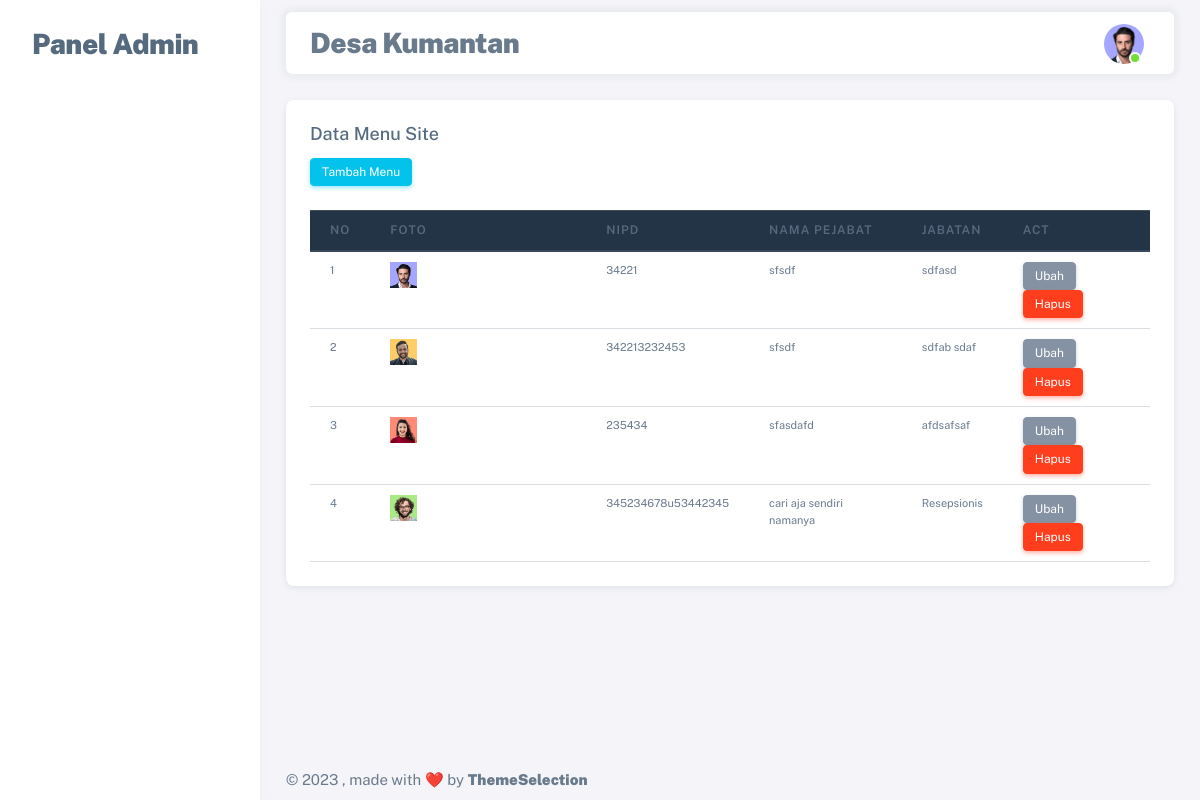
The page /index.php/admin/perangkatdesa on the database its author committed.
### tables this page shows
CREATE TABLE `perangkat_desa` (
  `id_perangkat` int NOT NULL,
  `nama_lengkap` varchar(75) NOT NULL,
  `jabatan` varchar(75) NOT NULL,
  `nipd` varchar(128) DEFAULT NULL,
  `foto` varchar(128) DEFAULT NULL
);

### application/controllers/admin/Perangkatdesa.php (called while the page is built, shortened)
<?php
class Perangkatdesa extends CI_Controller
{
    protected $path_view;
    protected $data = [];
    public function __construct()
    {
        $this->load->model('admin/Perangkatdesa_model', 'perangkat');
        $this->path_view = (object) [
            'view' => 'admins/perangkat/view',
            'create' => 'admins/perangkat/add',
            'edit' => 'admins/perangkat/edit'
        ];
    }
    public function index()
    {
        $this->data['news'] = $this->perangkat->read()->result();
        $this->data['pages'] = $this->path_view->view;
        $this->load->view('admins/index', $this->data);
    }
}

### index.php (called while the page is built, shortened)
<?php
require_once BASEPATH.'core/CodeIgniter.php';

### application/models/admin/Perangkatdesa_model.php (called while the page is built, shortened)
<?php
class Perangkatdesa_model extends CI_Model
{
    protected $table = 'perangkat_desa';
    public function read($id = false)
    {
        return $this->db->get($this->table);;
    }
}

### application/views/admins/perangkat/View.php (the view, shortened to what this page needs)
<div class="container-xxl flex-grow-1 container-p-y">
    <div class="card">
        <div class="card-header">
            <h5 class="card-title">Data Menu Site</h5>
            <a href="<?= base_url('panel-admin/perangkatdesa/create') ?>" class="btn btn-info btn-sm">Tambah Menu</a>
        </div>
        <div class="card-body">
            <div class="table-responsive">
                <table class="table" id="table-data">
                    <thead class="table-dark">
                        <tr>
                            <th>No</th>
                            <th>Foto</th>
                            <th>NIPD</th>
                            <th>Nama Pejabat</th>
                            <th>Jabatan</th>
                            <th>act</th>
                        </tr>
                    </thead>
                    <tbody class="table-border">
                        <?php foreach ($news as $no => $list) : ?>
                            <tr>
                                <td><?= $no + 1 ?></td>
                                <td>
                                    <?php if ($list->foto != null || $list->foto != '') : ?>
                                        <img src="<?= base_url('assets/uploads/perangkatdesa/' . $list->foto) ?>" alt="" class="img-thumbnail" style="width: 15% !important;">
                                    <?php else : ?>
                                        <img src="https://barurejo.desa.id/assets/images/pengguna/kuser.png" alt="" class="img-thumbnail" style="width: 15% !important;">
                                    <?php endif ?>
                                </td>
                                <td><?= $list->nipd ?></td>
                                <td><?= $list->nama_lengkap ?></td>
                                <td><?= $list->jabatan ?></td>
                                <td>
                                    <a href="<?= base_url('panel-admin/perangkatdesa/edit/' . $list->id_perangkat) ?>" type="button" class="btn btn-secondary btn-sm">Ubah</a>
                                    <button type="button" class="btn btn-danger btn-sm" data-toggle="modal" data-target="#delete-<?= $list->id_perangkat ?>">Hapus</button>
                                </td>
                            </tr>
                        <?php endforeach ?>
                    </tbody>
                </table>
            </div>
        </div>
    </div>
</div>

### application/views/admins/perangkat/View.php (style rules this page uses)
table>tbody>tr>td { font-size: 11px; }

### rows shown on the page
perangkat_desa: foto (picture), nipd "34221", nama_lengkap "sfsdf", jabatan "sdfasd"
perangkat_desa: foto (picture), nipd "342213232453", nama_lengkap "sfsdf", jabatan "sdfab sdaf"
perangkat_desa: foto (picture), nipd "235434", nama_lengkap "sfasdafd", jabatan "afdsafsaf"
perangkat_desa: foto (picture), nipd "345234678u53442345", nama_lengkap "cari aja sendiri namanya", jabatan "Resepsionis"
